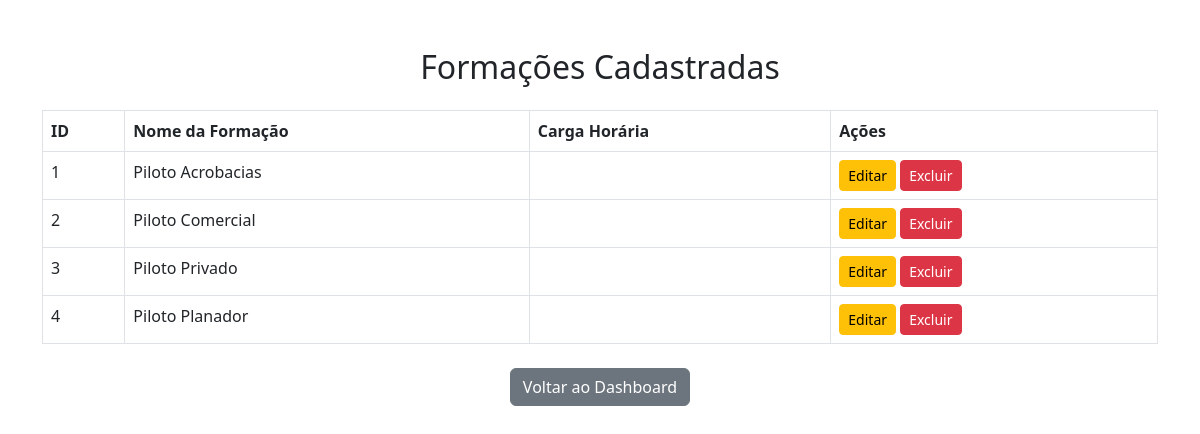
The page /Formacoes_Adicionais/buscarFormacao.php on the database its author committed.
### tables this page shows
create table formacoes_Adicionais
(
idFormAdd int auto_increment primary key,
nomeFormacao varchar (100),
cargaHoraria varchar(10),
ativo int(1) default 1
);

### Formacoes_Adicionais/buscarFormacao.php (the view, shortened to what this page needs)
<?php
$pdo = connectDatabase();
$stmt = $pdo->query("SELECT * FROM Formacoes_Adicionais where ativo=1");
$formacoes = $stmt->fetchAll(PDO::FETCH_ASSOC);
?>
<!DOCTYPE html>
<html lang="pt-BR">
<head>
    <link href="https://cdn.jsdelivr.net/npm/bootstrap@5.3.0/dist/css/bootstrap.min.css" rel="stylesheet">
</head>
<body>
    <div class="container mt-5">
        <h2 class="text-center">Formações Cadastradas</h2>
        <?php if (count($formacoes) > 0): ?>
            <table class="table table-bordered mt-4">
                <thead>
                    <tr>
                        <th>ID</th>
                        <th>Nome da Formação</th>
                        <th>Carga Horária</th>
                        <th>Ações</th>
                    </tr>
                </thead>
                <tbody>
                    <?php foreach ($formacoes as $formacao): ?>
                        <tr>
                            <td><?= htmlspecialchars($formacao['idFormAdd']); ?></td>
                            <td><?= htmlspecialchars($formacao['nomeFormacao']); ?></td>
                            <td><?= htmlspecialchars($formacao['cargaHoraria']); ?></td>
                            <td>
                                <a href="editarFormacao.php?id=<?= $formacao['idFormAdd']; ?>" class="btn btn-warning btn-sm">Editar</a>
                                <a href="excluirFormacao.php?id=<?= $formacao['idFormAdd']; ?>" class="btn btn-danger btn-sm" onclick="return confirm('Tem certeza que deseja excluir esta formação?');">Excluir</a>
                            </td>
                        </tr>
                    <?php endforeach; ?>
                </tbody>
            </table>
        <?php else: ?>
            <div class="alert alert-info">Nenhuma formação cadastrada.</div>
        <?php endif; ?>
        <div class="text-center mt-4">
            <a href="dashboardFormacao.php" class="btn btn-secondary">Voltar ao Dashboard</a>
        </div>
    </div>
</body>
</html>

### rows shown on the page
formacoes_adicionais: idFormAdd "1", nomeFormacao "Piloto Acrobacias"
formacoes_adicionais: idFormAdd "2", nomeFormacao "Piloto Comercial"
formacoes_adicionais: idFormAdd "3", nomeFormacao "Piloto Privado"
formacoes_adicionais: idFormAdd "4", nomeFormacao "Piloto Planador"
